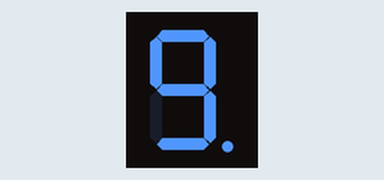
This sketch was run on a simulated Arduino Uno, built with avr-gcc and run on an emulated ATmega328P. On the bench: 1-digit seven-segment display. Wiring (inferred from the names in the program): 1-digit 7-segment display, segments lit when HIGH: segments pin 3, pin 2, pin 7, pin 8, pin 9, pin 4, pin 5, pin 6. The segment pins are drawn as the display they are named for.

Above: at 0.1 s.
At 1.1 s:
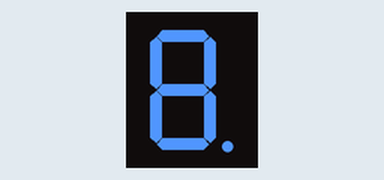
At 2.1 s:
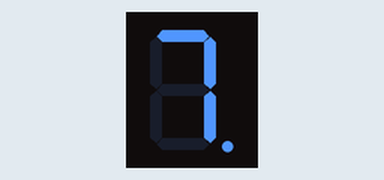
At 5.1 s:
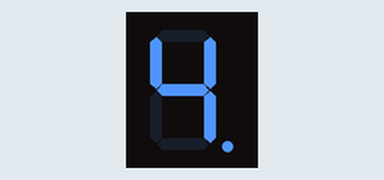
At 7.1 s:
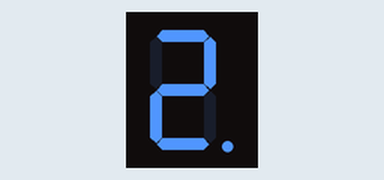
At 10.1 s:
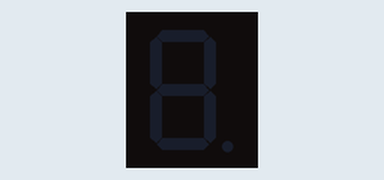

The sketch:

countdown_timmer_led.ino
```cpp
int DP = 6;
int A = 3;
int F = 4;
int G = 5;
int B = 2;
int C = 7;
int D = 8;
int E = 9;
int delayTime = 1000;

void setup() {
  pinMode(DP, OUTPUT);
  pinMode(C, OUTPUT);
  pinMode(D, OUTPUT);
  pinMode(E, OUTPUT);
  pinMode(B, OUTPUT);
  pinMode(A, OUTPUT);
  pinMode(F, OUTPUT);
  pinMode(G, OUTPUT);
}

void loop() {
  // 9
  digitalWrite(DP, HIGH);
  digitalWrite(A, HIGH);
  digitalWrite(B, HIGH);
  digitalWrite(C, HIGH);
  digitalWrite(D, HIGH);
  digitalWrite(E, LOW);
  digitalWrite(F, HIGH);
  digitalWrite(G, HIGH);

  delay(delayTime);

  // 8
  digitalWrite(DP, HIGH);
  digitalWrite(A, HIGH);
  digitalWrite(B, HIGH);
  digitalWrite(C, HIGH);
  digitalWrite(D, HIGH);
  digitalWrite(E, HIGH);
  digitalWrite(F, HIGH);
  digitalWrite(G, HIGH);

  delay(delayTime);

  // 7
  digitalWrite(DP, HIGH);
  digitalWrite(A, HIGH);
  digitalWrite(B, HIGH);
  digitalWrite(C, HIGH);
  digitalWrite(D, LOW);
  digitalWrite(E, LOW);
  digitalWrite(F, LOW);
  digitalWrite(G, LOW);

  delay(delayTime);

  // 6
  digitalWrite(DP, HIGH);
  digitalWrite(A, HIGH);
  digitalWrite(B, LOW);
  digitalWrite(C, HIGH);
  digitalWrite(D, HIGH);
  digitalWrite(E, HIGH);
  digitalWrite(F, HIGH);
  digitalWrite(G, HIGH);

  delay(delayTime);

  // 5
  digitalWrite(DP, HIGH);
  digitalWrite(A, HIGH);
  digitalWrite(B, LOW);
  digitalWrite(C, HIGH);
  digitalWrite(D, HIGH);
  digitalWrite(E, LOW);
  digitalWrite(F, HIGH);
  digitalWrite(G, HIGH);

  delay(delayTime);

  // 4
  digitalWrite(DP, HIGH);
  digitalWrite(A, LOW);
  digitalWrite(B, HIGH);
  digitalWrite(C, HIGH);
  digitalWrite(D, LOW);
  digitalWrite(E, LOW);
  digitalWrite(F, HIGH);
  digitalWrite(G, HIGH);

  delay(delayTime);

  // 3
  digitalWrite(DP, HIGH);
  digitalWrite(A, HIGH);
  digitalWrite(B, HIGH);
  digitalWrite(C, HIGH);
  digitalWrite(D, HIGH);
  digitalWrite(E, LOW);
  digitalWrite(F, LOW);
  digitalWrite(G, HIGH);

  delay(delayTime);

  // 2
  digitalWrite(DP, HIGH);
  digitalWrite(A, HIGH);
  digitalWrite(B, HIGH);
  digitalWrite(C, LOW);
  digitalWrite(D, HIGH);
  digitalWrite(E, HIGH);
  digitalWrite(F, LOW);
  digitalWrite(G, HIGH);

  delay(delayTime);

  // 1
  digitalWrite(DP, HIGH);
  digitalWrite(A, LOW);
  digitalWrite(B, HIGH);
  digitalWrite(C, HIGH);
  digitalWrite(D, LOW);
  digitalWrite(E, LOW);
  digitalWrite(F, LOW);
  digitalWrite(G, LOW);

  delay(delayTime);

  // 0
  digitalWrite(DP, HIGH);
  digitalWrite(A, HIGH);
  digitalWrite(B, HIGH);
  digitalWrite(C, HIGH);
  digitalWrite(D, HIGH);
  digitalWrite(E, HIGH);
  digitalWrite(F, HIGH);
  digitalWrite(G, LOW);

  delay(delayTime);

  //end
  digitalWrite(DP, LOW);
  digitalWrite(A, LOW);
  digitalWrite(B, LOW);
  digitalWrite(C, LOW);
  digitalWrite(D, LOW);
  digitalWrite(E, LOW);
  digitalWrite(F, LOW);
  digitalWrite(G, LOW);
  delay(delayTime);
}
```

Measured:
- by itself, everything shown: repeats every 11.0 s, in 11 steps
- what the display in image 1 shows lasts 1.0 s, from 1.0 s to 2.0 s
